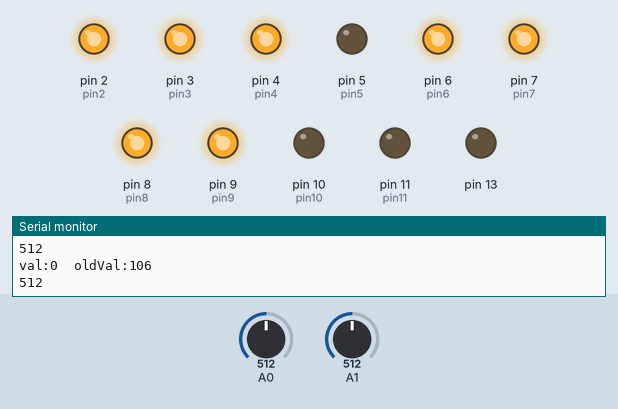
A sketch run on a simulated Arduino Uno, built with avr-gcc and run on an emulated ATmega328P. Parts: output pins drawn as LEDs (lit = HIGH), the last lines printed to the serial monitor. Inputs (shaded band) come from the test bench; at power-on: A0 = 512, A1 = 512. Pins used as bus, display or sensor lines are not drawn.

Above: at 2.2 s.
2.3 s: A0 set to 555
At 4.3 s:
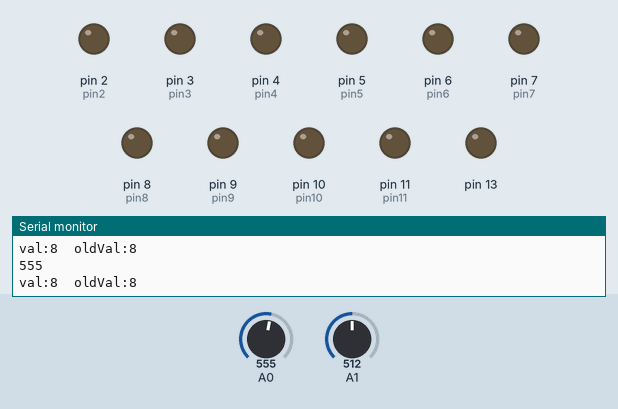
5.3 s: A0 set to 581
At 6.0 s:
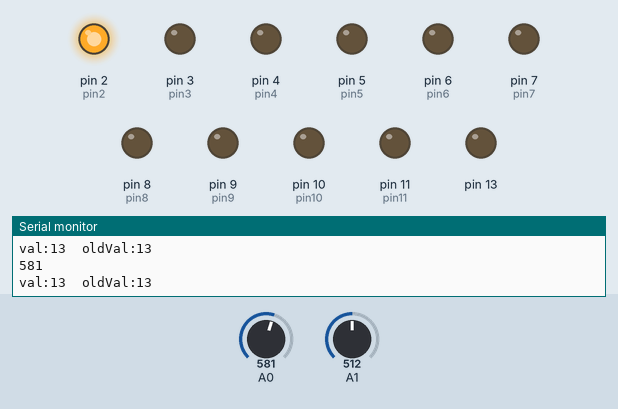
8.3 s: A1 set to 485
9.8 s: A1 set to 458
At 10.4 s:
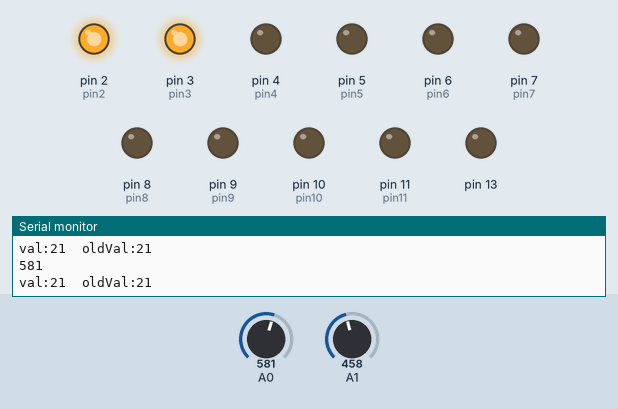
11.3 s: A0 set to 611
12.8 s: A0 set to 637
At 13.7 s:
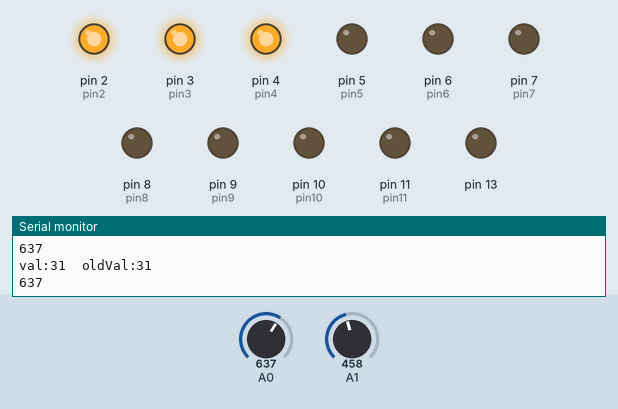
Timing chart, 0 to 15.3 s (numbered marks = the images above; inputs shaded):
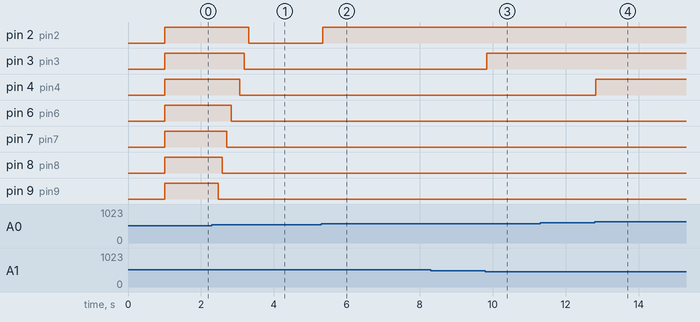

The sketch:

Fenbei.ino
```cpp
#define pin1 1
#define pin2 2
#define pin3 3
#define pin4 4
#define pin5 5
#define pin6 6
#define pin7 7
#define pin8 8
#define pin9 9
#define pin10 10
#define pin11 11

int val;
int potentialVal=0;
int oldVal=0;
const int interval=5000;
const int subStepVal=2;
void setup() {
  // put your setup code here, to run once:
  Serial.begin(9600);
  pinMode(pin1,OUTPUT);
  pinMode(pin2,OUTPUT);
  pinMode(pin3,OUTPUT);
  pinMode(pin4,OUTPUT);
  pinMode(pin5,OUTPUT);
  pinMode(pin6,OUTPUT);
  pinMode(pin7,OUTPUT);
  pinMode(pin8,OUTPUT);
  pinMode(pin9,OUTPUT);
  pinMode(pin10,OUTPUT);
  pinMode(pin11,OUTPUT);
  pinMode(13,OUTPUT);
  potentialVal=analogRead(A1);
  Serial.println(potentialVal);
  delay(1000);
  oldVal=200;
}

void loop() {
  // put your main code here, to run repeatedly:
  val =analogRead(A0);
  potentialVal=analogRead(A1);
  Serial.println(val);
  val=map(val-potentialVal,0,1023-potentialVal,0,100);
  if(oldVal<val){
    oldVal=val;
  }
  Serial.print("val:");
  Serial.print(val);
  Serial.print("  oldVal:");
  Serial.println(oldVal);
  if(oldVal>=5){
    digitalWrite(pin1,HIGH);
  } else if(oldVal<5){
    digitalWrite(pin1,LOW);
  }
  if(oldVal>=10){
    digitalWrite(pin2,HIGH);
  } else if(oldVal<10){
    digitalWrite(pin2,LOW);
  }
  if(oldVal>=20){
    digitalWrite(pin3,HIGH);
  } else if(oldVal<20){
    digitalWrite(pin3,LOW);
  }

  if(oldVal>=30){
    digitalWrite(pin4,HIGH);
  } else if(oldVal<30){
    digitalWrite(pin4,LOW);
  }
  if(val>=40){
    digitalWrite(pin5,HIGH);
  } else if(val<40){
    digitalWrite(pin5,LOW);
  }
  if(oldVal>=50){
    digitalWrite(pin6,HIGH);
  } else if(oldVal<50){
    digitalWrite(pin6,LOW);
  }
  if(oldVal>=60){
    digitalWrite(pin7,HIGH);
  } else if(oldVal<60){
    digitalWrite(pin7,LOW);
  }
  if(oldVal>=70){
    digitalWrite(pin8,HIGH);
  } else if(oldVal<70){
    digitalWrite(pin8,LOW);
  }
  if(oldVal>=80){
    digitalWrite(pin9,HIGH);
  } else if(oldVal<80){
    digitalWrite(pin9,LOW);
    }
  oldVal-=subStepVal;
}
```

Measured:
- the behaviour switches between 563 and 564 on A0 (found by bisection; images 1 and 2)
- the behaviour switches between 471 and 470 on A1 (found by bisection; images 2 and 3)
- the behaviour switches between 627 and 628 on A0 (found by bisection; images 3 and 4)
- after the input at 5.3 s, pin 2 (pin2): LOW → HIGH at once
- after the input at 9.8 s, pin 3 (pin3): LOW → HIGH at once
- after the input at 12.8 s, pin 4 (pin4): LOW → HIGH at once
